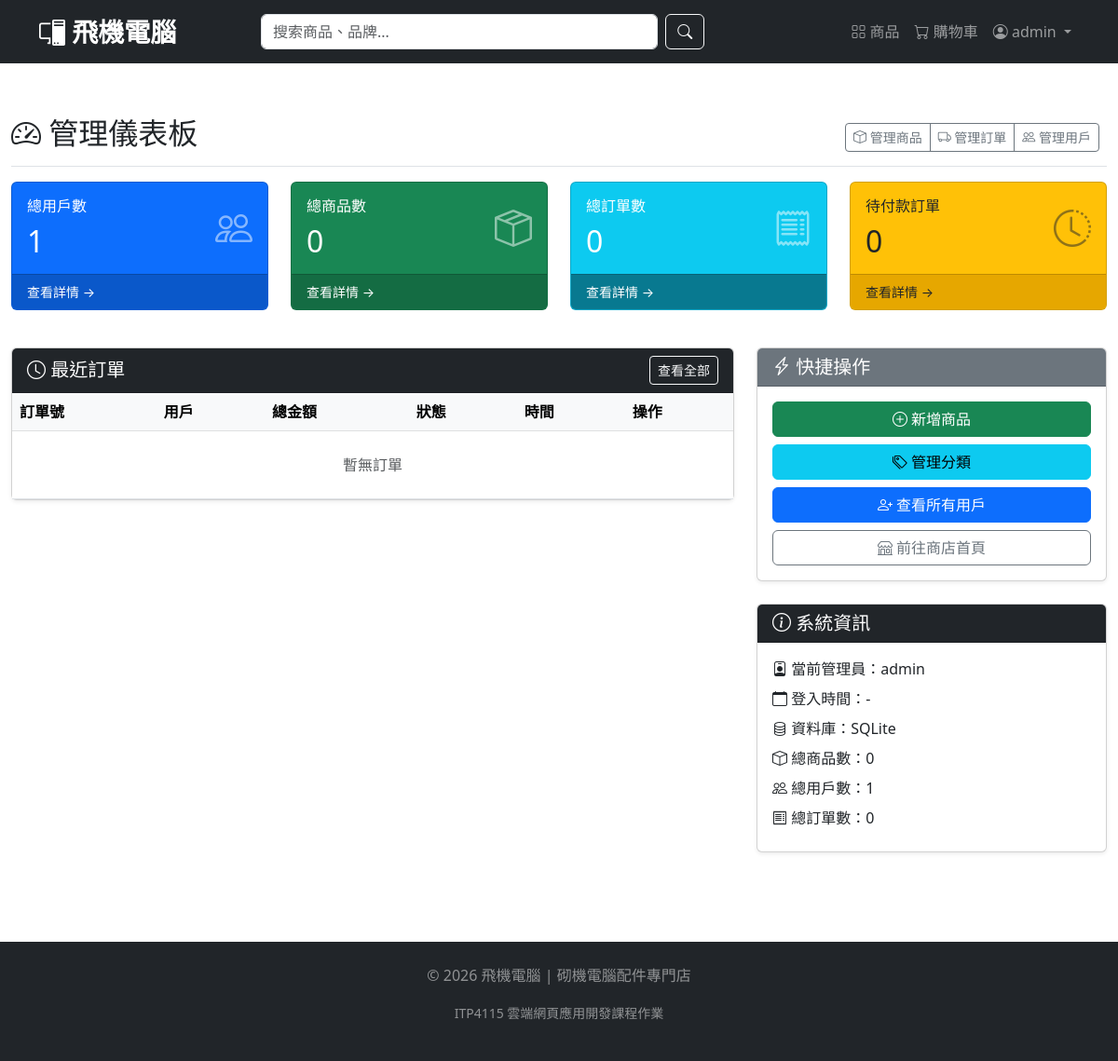
/admin/ (signed in), run on an earlier commit of the app's database.
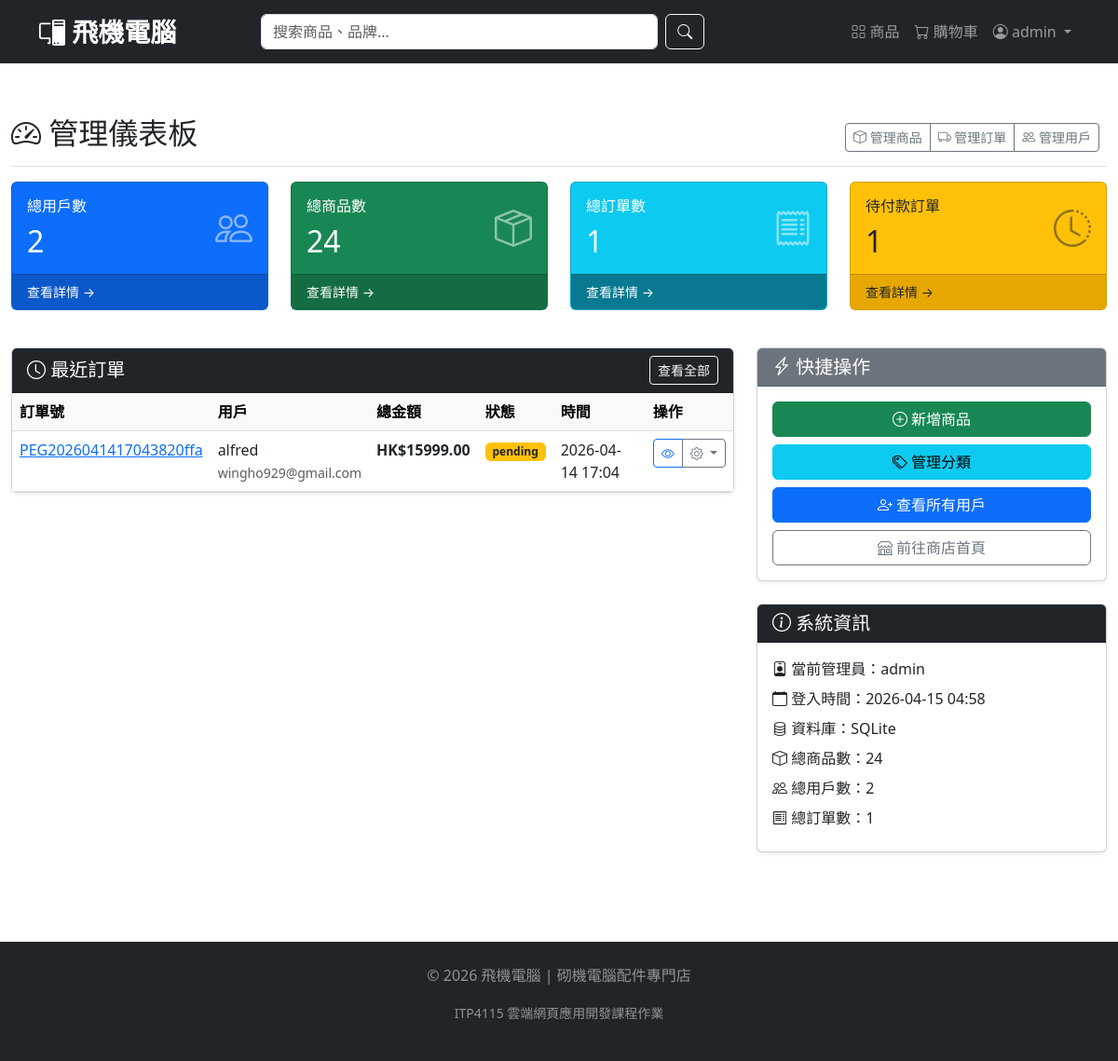
And on a later commit of the database.
### models.py (models this page shows, shortened)
class User(db.Model, UserMixin):
    __tablename__ = 'users'
    id = db.Column(db.Integer, primary_key=True)
    username = db.Column(db.String(80), unique=True, nullable=False)
    email = db.Column(db.String(120), unique=True, nullable=False)
    password_hash = db.Column(db.String(128), nullable=False)
    first_name = db.Column(db.String(50))
    last_name = db.Column(db.String(50))
    phone = db.Column(db.String(20))
    address = db.Column(db.String(200))
    is_admin = db.Column(db.Boolean, default=False)
    created_at = db.Column(db.DateTime, default=datetime.utcnow)
    last_login = db.Column(db.DateTime)
    login_count = db.Column(db.Integer, default=0)
    is_active = db.Column(db.Boolean, default=True)
    orders = db.relationship('Order', backref='user', lazy=True, cascade='all, delete-orphan')
    reviews = db.relationship('Review', backref='user', lazy=True, cascade='all, delete-orphan')

class Order(db.Model):
    __tablename__ = 'orders'
    id = db.Column(db.Integer, primary_key=True)
    order_number = db.Column(db.String(50), unique=True, nullable=False)
    user_id = db.Column(db.Integer, db.ForeignKey('users.id'), nullable=False)
    status = db.Column(db.String(20), default='pending')  # pending, paid, shipped, delivered, cancelled
    total_amount = db.Column(db.Float, nullable=False)
    shipping_address = db.Column(db.String(300), nullable=False)
    shipping_phone = db.Column(db.String(20), nullable=False)
    shipping_name = db.Column(db.String(100), nullable=False)
    payment_method = db.Column(db.String(50), default='cod')
    note = db.Column(db.Text)
    created_at = db.Column(db.DateTime, default=datetime.utcnow)
    updated_at = db.Column(db.DateTime, default=datetime.utcnow, onupdate=datetime.utcnow)
    paid_at = db.Column(db.DateTime)
    shipped_at = db.Column(db.DateTime)
    delivered_at = db.Column(db.DateTime)
    items = db.relationship('OrderItem', backref='order', lazy=True, cascade='all, delete-orphan')

### admin.py (the view)
    def wrapper(*args, **kwargs):
        if not current_user.is_authenticated or not current_user.is_admin:
            flash('需要管理員權限', 'danger')
            return redirect(url_for('index'))
        return func(*args, **kwargs)

### admin.py (called while the page is built)
def admin_required(func):
    def wrapper(*args, **kwargs):
        if not current_user.is_authenticated or not current_user.is_admin:
            flash('需要管理員權限', 'danger')
            return redirect(url_for('index'))
        return func(*args, **kwargs)
    wrapper.__name__ = func.__name__
    return wrapper

@admin_bp.route('/')
@login_required
@admin_required
def dashboard():
    total_users = User.query.count()
    total_products = Product.query.count()
    total_orders = Order.query.count()
    pending_orders = Order.query.filter_by(status='pending').count()
    recent_orders = Order.query.order_by(Order.created_at.desc()).limit(10).all()
    return render_template('admin/dashboard.html',
                         total_users=total_users,
                         total_products=total_products,
                         total_orders=total_orders,
                         pending_orders=pending_orders,
                         recent_orders=recent_orders)

### app.py (called while the page is built)
@login_manager.user_loader
def load_user(user_id):
    return User.query.get(int(user_id))

### templates/admin/dashboard.html (shortened to what the changed rows need)
{% extends "base.html" %}
{% block content %}
<div class="container-fluid py-4">
    <div class="d-flex justify-content-between flex-wrap flex-md-nowrap align-items-center pt-3 pb-2 mb-3 border-bottom">
        <h1 class="h2"><i class="bi bi-speedometer2"></i> 管理儀表板</h1>
    </div>
    <div class="row mb-4">
        <div class="col-xl-3 col-md-6 mb-3">
            <div class="card bg-primary text-white h-100">
                <div class="card-body">
                    <div class="d-flex justify-content-between align-items-center">
                        <div>
                            <h6 class="mb-0">總用戶數</h6>
                            <h2 class="mt-2 mb-0">{{ total_users }}</h2>
                        </div>
                    </div>
                </div>
            </div>
        </div>
        <div class="col-xl-3 col-md-6 mb-3">
            <div class="card bg-success text-white h-100">
                <div class="card-body">
                    <div class="d-flex justify-content-between align-items-center">
                        <div>
                            <h6 class="mb-0">總商品數</h6>
                            <h2 class="mt-2 mb-0">{{ total_products }}</h2>
                        </div>
                    </div>
                </div>
            </div>
        </div>
        <div class="col-xl-3 col-md-6 mb-3">
            <div class="card bg-info text-white h-100">
                <div class="card-body">
                    <div class="d-flex justify-content-between align-items-center">
                        <div>
                            <h6 class="mb-0">總訂單數</h6>
                            <h2 class="mt-2 mb-0">{{ total_orders }}</h2>
                        </div>
                    </div>
                </div>
            </div>
        </div>
        <div class="col-xl-3 col-md-6 mb-3">
            <div class="card bg-warning text-dark h-100">
                <div class="card-body">
                    <div class="d-flex justify-content-between align-items-center">
                        <div>
                            <h6 class="mb-0">待付款訂單</h6>
                            <h2 class="mt-2 mb-0">{{ pending_orders }}</h2>
                        </div>
                    </div>
                </div>
            </div>
        </div>
    </div>
    <div class="row">
        <div class="col-lg-8 mb-4">
            <div class="card shadow-sm">
                <div class="card-body p-0">
                    <div class="table-responsive">
                        <table class="table table-hover mb-0">
                            <thead class="table-light">
                                <tr>
                                    <th>訂單號</th>
                                    <th>用戶</th>
                                    <th>總金額</th>
                                    <th>狀態</th>
                                    <th>時間</th>
                                    <th>操作</th>
                                </tr>
                            </thead>
                            <tbody>
                                {% for order in recent_orders %}
                                <tr>
                                    <td>
                                        <a href="{{ url_for('order_detail', order_id=order.id) }}" target="_blank">
                                            {{ order.order_number }}
                                        </a>
                                    </td>
                                    <td>{{ order.user.username }}<br><small class="text-muted">{{ order.user.email }}</small></td>
                                    <td><span class="fw-bold">HK${{ "%.2f"|format(order.total_amount) }}</span></td>
                                    <td>
                                        <span class="badge
                                            {% if order.status == 'pending' %}bg-warning text-dark
                                            {% elif order.status == 'paid' %}bg-primary
                                            {% elif order.status == 'shipped' %}bg-info
                                            {% elif order.status == 'delivered' %}bg-success
                                            {% else %}bg-danger{% endif %}">
                                            {{ order.status }}
                                        </span>
                                    </td>
                                    <td>{{ order.created_at.strftime('%Y-%m-%d %H:%M') }}</td>
                                    <td>
                                        <div class="btn-group btn-group-sm">
                                            <a href="{{ url_for('order_detail', order_id=order.id) }}" class="btn btn-outline-primary" target="_blank">
                                                <i class="bi bi-eye"></i>
                                            </a>
                                            <button type="button" class="btn btn-outline-secondary dropdown-toggle" data-bs-toggle="dropdown">
                                                <i class="bi bi-gear"></i>
                                            </button>
                                        </div>
                                    </td>
                                </tr>
                                {% else %}
                                <tr>
                                    <td colspan="6" class="text-center py-4 text-muted">暫無訂單</td>
                                </tr>
                                {% endfor %}
                            </tbody>
                        </table>
                    </div>
                </div>
            </div>
        </div>
        <div class="col-lg-4 mb-4">
            <div class="card shadow-sm">
                <div class="card-body">
                    <ul class="list-unstyled mb-0">
                        <li class="mb-2"><i class="bi bi-person-badge"></i> 當前管理員：{{ current_user.username }}</li>
                        <li class="mb-2"><i class="bi bi-calendar"></i> 登入時間：{{ current_user.last_login.strftime('%Y-%m-%d %H:%M') if current_user.last_login else '-' }}</li>
                        <li class="mb-2"><i class="bi bi-database"></i> 資料庫：SQLite</li>
                        <li class="mb-2"><i class="bi bi-box"></i> 總商品數：{{ total_products }}</li>
                        <li class="mb-2"><i class="bi bi-people"></i> 總用戶數：{{ total_users }}</li>
                        <li class="mb-2"><i class="bi bi-receipt"></i> 總訂單數：{{ total_orders }}</li>
                    </ul>
                </div>
            </div>
        </div>
    </div>
</div>
{% endblock %}

### templates/base.html (shortened to what this page needs)
<!DOCTYPE html>
<html lang="zh-HK">
<head>
    <link href="https://cdn.jsdelivr.net/npm/bootstrap@5.3.0-alpha1/dist/css/bootstrap.min.css" rel="stylesheet">
    <link rel="stylesheet" href="https://cdn.jsdelivr.net/npm/bootstrap-icons@1.11.0/font/bootstrap-icons.css">
    <link href="{{ url_for('static', filename='css/style.css') }}" rel="stylesheet">
</head>
<body>
    <nav class="navbar navbar-expand-lg navbar-dark bg-dark sticky-top">
        <div class="container">
            <a class="navbar-brand fw-bold fs-3" href="{{ url_for('index') }}">
                <i class="bi bi-pc-display"></i> 飛機電腦
            </a>
            <div class="collapse navbar-collapse" id="navbarMain">
                <form class="d-flex mx-auto w-50" action="{{ url_for('products') }}" method="get">
                    <input class="form-control me-2" type="search" name="search" placeholder="搜索商品、品牌..." aria-label="Search">
                    <button class="btn btn-outline-light" type="submit"><i class="bi bi-search"></i></button>
                </form>
                <ul class="navbar-nav ms-auto">
                    <li class="nav-item"><a class="nav-link" href="{{ url_for('products') }}"><i class="bi bi-grid"></i> 商品</a></li>
                    <li class="nav-item"><a class="nav-link position-relative" href="{{ url_for('cart') }}">
                        <i class="bi bi-cart"></i> 購物車
                    </a></li>
                    {% if current_user.is_authenticated %}
                        <li class="nav-item dropdown">
                            <a class="nav-link dropdown-toggle" href="#" data-bs-toggle="dropdown">
                                <i class="bi bi-person-circle"></i> {{ current_user.username }}
                            </a>
                        </li>
                    {% else %}
                        <li class="nav-item"><a class="nav-link" href="{{ url_for('login') }}"><i class="bi bi-box-arrow-in-right"></i> 登入</a></li>
                        <li class="nav-item"><a class="nav-link" href="{{ url_for('register') }}"><i class="bi bi-person-plus"></i> 註冊</a></li>
                    {% endif %}
                </ul>
            </div>
        </div>
    </nav>
    {% block content %}{% endblock %}
    <footer class="bg-dark text-white-50 mt-5 py-4">
        <div class="container text-center">
            <p>&copy; 2026 飛機電腦 | 砌機電腦配件專門店</p>
            <p><small>ITP4115 雲端網頁應用開發課程作業</small></p>
        </div>
    </footer>
</body>
</html>

What changed in the data, as far as the page shows it:
changed User "admin": last_login "-" → "2026-04-15 04:58"
added Order: order_number "PEG2026041417043820ffa", user.username "alfred", user.email "wingho929@gmail.com", total_amount "15999.00", status "pending", created_at "2026-04-14 17:04"
Also different on the page:
{{ total_users }}: "1" → "2"
{{ total_products }}: "0" → "24"
{{ total_orders }}: "0" → "1"
{{ pending_orders }}: "0" → "1"
text no longer shown: "暫無訂單"
